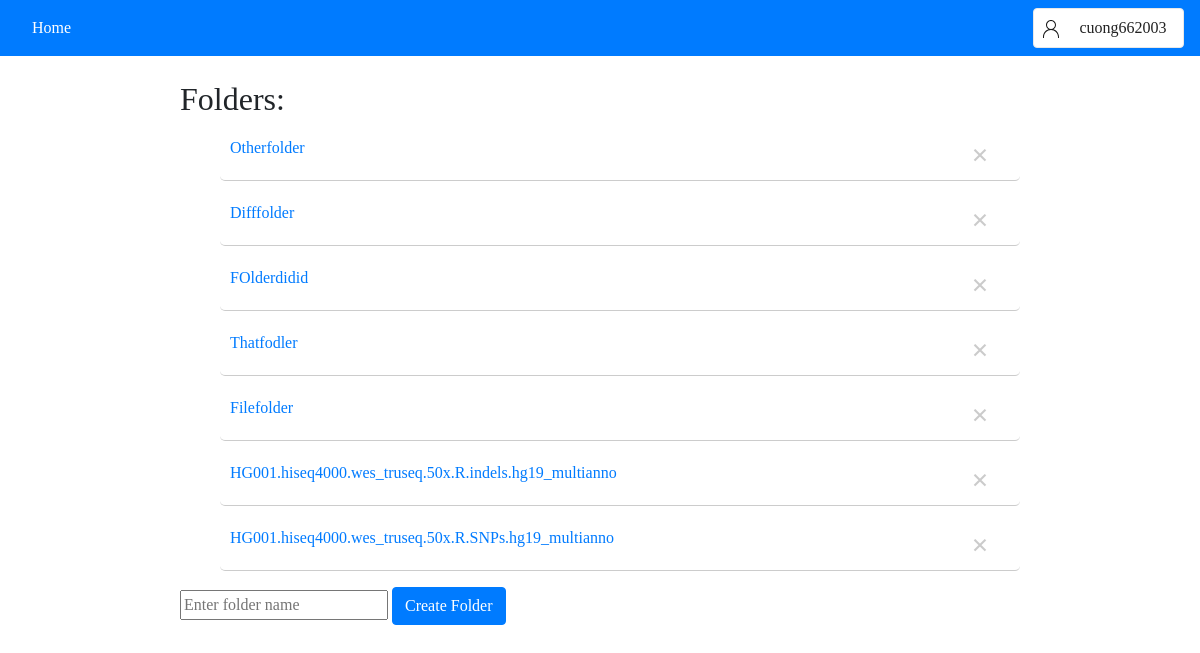
Page /home (signed in) on the committed database.
### function/models.py (models this page shows)
class User(db.Model, UserMixin):
    role = db.Column(db.Integer, default = 2)
    id = db.Column(db.Integer, primary_key = True)
    email = db.Column(db.String(50))
    username = db.Column(db.String(50))
    password = db.Column(db.String(50))

class Folder(db.Model):
    id = db.Column(db.Integer, primary_key = True)
    path = db.Column(db.String(50), nullable = False)
    name = db.Column(db.String(50), nullable = False)
    date = db.Column(db.DateTime(timezone = True), default = func.now())
    user_id = db.Column(db.Integer, db.ForeignKey('user.id'))
    users = db.relationship('User')
    parent_folder_id = db.Column(db.Integer, db.ForeignKey('folder.id'))
    subfolders = db.relationship('Folder', backref=db.backref('parent_folder', remote_side=[id]))

### app.py (the view)
@app.route('/home')
@login_required
def home():
    folders = Folder.query.filter_by(user_id=current_user.id).all()
    files = File.query.filter_by(user_id = current_user.id).all()
    return render_template("home.html",folders = folders, user = current_user, files = files)

### app.py (called while the page is built)
@login_manager.user_loader
def load_user(id):
    return User.query.get(int(id))

### templates/home.html (shortened to what this page needs)
<!DOCTYPE html>
<html lang="en">
<head>
  <link
  rel="stylesheet"
  href="https://stackpath.bootstrapcdn.com/bootstrap/4.4.1/css/bootstrap.min.css"
/>
<link
  rel="stylesheet"
  href="https://stackpath.bootstrapcdn.com/font-awesome/4.7.0/css/font-awesome.min.css"
/>
<link rel="stylesheet" href="../static/home.css">
</head>
<body>
  <nav class="navbar navbar-expand-lg bg-primary">
    <a href="/home" class="nav-item nav-link" id="home" style="color: white;">Home</a>
    <div class="navbar-nav ml-auto">
      <div class="menu_account">
        <div class="icon_account">
        </div>
        <div class="name_account" data-toggle="dropdown">
          <p class="nav-link">{{ user.username }}</p>
        </div>
      </div>
    </div>
  </nav>
{% block content %}
<div class="form">
  <br>
  <h2>Folders:</h2>
  <ul>
    {% for folder in folders %}
    {% if folder.parent_folder_id is none %}
            <div class="file-list">
              <li><a href="{{ url_for('get_folder', folder_id=folder.id) }}">{{ folder.name }}</a></li>
              <button type="button" class="close" onclick="deleteFolder('{{ folder.id }}')">
                <span aria-hidden="true">&times;</span>
              </button>
            </div>
          {% endif %}
        {% endfor %}
      </ul>
  <form action="/folder" method="post">
      <input type="text" id="folderName" name="folderName" placeholder="Enter folder name">
      <button type="submit" class="btn btn-primary">Create Folder</button>
  </form>
</div>
{% endblock %}
</body>
</html>

### static/home.css (style rules this page uses)
:root { --primary: #007bff; --secondary: #bfc0c0; --white: #fff; --text-clr: #222222; --header-clr: #25273d; --next-btn-hover: #0044ff; --back-btn-hover: #8b8c8c; }
body { font-family: Source Sans Pro; }
.navbar { background-color: #00194C; width: 100%; }
.menu_account { display: flex; width: 151px; height: 40px; padding: 8px 9px; justify-content: center; align-items: center; gap: 5px; flex-shrink: 0; border-radius: 4px; border: 1px solid #E8E8E8; background-color: white; }
.name_account { display: flex; width: 110px; height: 20px; flex-direction: column; justify-content: center; flex-shrink: 0; color: var(--black-text, var(--normal-text, #222)); text-align: center; font-family: Source Sans Pro; font-size: 16px; font-style: normal; font-weight: 400; line-height: 24px; cursor: pointer; padding-top: 12%; }
.form { max-width: 70%; margin: 0 auto; }
.file-list { position: relative; padding: 10px; border-bottom: 1px solid #ccc; border-radius: 5px; margin-bottom: 10px; }
.file-list li { margin-bottom: 10px; list-style-type: none; }
.file-list .close { position: absolute; top: 25%; left: 95%; transform: translateX(-50%); border: none; background-color: transparent; color: #999; cursor: pointer; font-size: 30px; display: block; }

### rows in the picture
User: username "cuong662003"
Folder: name "Otherfolder"
Folder: name "Difffolder"
Folder: name "FOlderdidid"
Folder: name "Thatfodler"
Folder: name "Filefolder"
Folder: name "HG001.hiseq4000.wes_truseq.50x.R.indels.hg19_multianno"
Folder: name "HG001.hiseq4000.wes_truseq.50x.R.SNPs.hg19_multianno"
